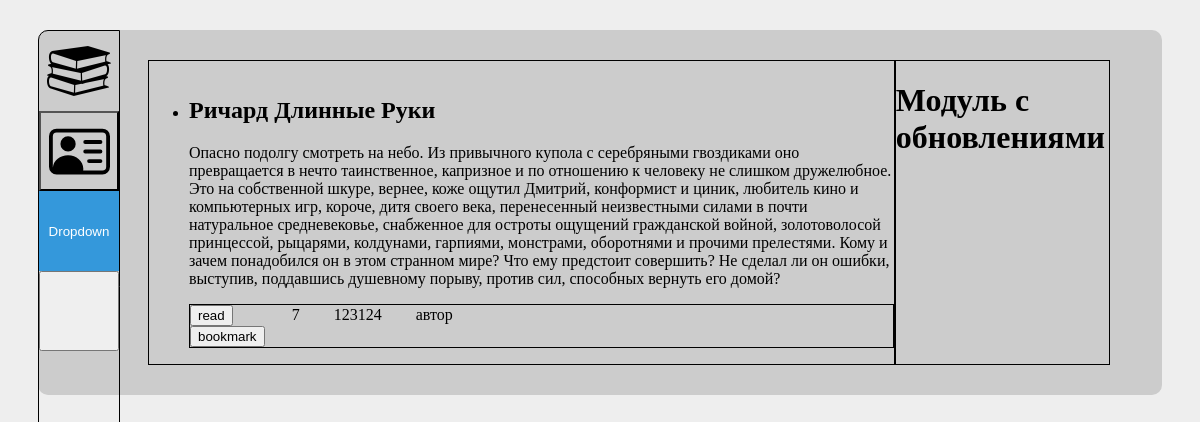
The page / on the database its author committed.
### foundation/models.py (models this page shows, shortened)
class Case(models.Model):
    title = models.CharField(max_length=255)
    teg = models.TextField(blank=True)
    images = models.ImageField(upload_to='photos/%Y/%m/%d')
    content = models.TextField(blank=True)
    grade_num = models.IntegerField()
    language = models.CharField(max_length=255)
    date_update = models.DateTimeField(auto_now=True)

### foundation/views.py (the view)
# urls.py: 2. Add a URL to urlpatterns:  path('', views.home, name='home')
def home(request):
    posts = Case.objects.all()
    return render(request, 'foundation/home.html', {'posts': posts, 'menu': menu, "title": 'Главная страница'})

### foundation/templates/foundation/home.html (shortened to what this page needs)
{% extends 'foundation/base.html' %}
{% block content %}
<ul>
    {% for p in posts %}
    <li>
        <h2>{{p.title}}</h2>
        <p>{{p.content}}</p>
    </li>
    {% endfor %}
    <div class="hr_module_botton">
        <div class="module_botton">
            <button class="btn_read">read</button>
            <ul class="add_inf">
                <li class="add_inf_koment">7</li> <!--Коменты число --!>
{% endblock content %}

### foundation/templates/foundation/base.html (shortened to what this page needs)
{% load static %}
<!DOCTYPE html>
<html lang="en">
<head>
    <link type="text/css" href="{% static 'foundations/css/style.css' %}" rel="stylesheet" />
</head>
<body>
<div class="work_zone">
    <div class="body">
        {% block mainmenu %}
        <div class="body_left">
            <div class="body_left_in">
                    <a href="{% url 'home' %}"><div class="logo"></div></a>
                    <div class="loginpane"><button class="btn_register"></button></div>
                    <div class="menu_drop">
                        <div class="dropdown">
                            <button onclick="myFunction()" class="dropbtn">Dropdown</button>
                        </div>
                    </div>
                    <button class="tema"></button>
            </div>
        </div>
        <div class="body_right">
            <div class="strukture">
                <div class="str_left">
                    {% block content %}
                    {% endblock content %}
        {% endblock mainmenu %}

### foundation/static/foundations/css/style.css (style rules this page uses)
.dropbtn { background-color: #3498DB; color: white; width: 80px; height: 80px; border: none; cursor: pointer; }
.dropdown { position: relative; display: inline-block; }
body { background-color: #eee; min-height: 100vh; -webkit-font-smoothing: antialiased; }
div.work_zone { border-radius: 10px; max-width: 100%; padding: 30px; margin: 30px; background-color: #ccc; }
div.body_left { width: 80px; height: 100%; position: fixed; left: 38px; top: 30px; border-width: 1px; border-style: solid; border-color: black; border-top-left-radius: 10px; }
.logo { width: 80px; height: 80px; background: center/80% url('../images/logo.png') no-repeat; border-top-left-radius: 10px; }
.loginpane { width: 80px; height: 80px; }
.btn_register { width: 80px; height: 80px; background: center/80% url('../images/person-vcard.svg') no-repeat; }
.tema { width: 80px; height: 80px; }
div.body_right { padding-left: 80px; width: 100%; height: 100% }
div.strukture { display: flex; }
div.str_left { display: flex; flex-direction: row; width: 70%; border: 1px solid black; }
.add_inf { display: inline-block; width: 81%; }
.add_inf_koment { display: inline; padding: 0px 15px 0px; }
.module_botton { border: 1px solid black; }

### rows shown on the page
Case: title "Ричард Длинные Руки", content "Опасно подолгу смотреть на небо. Из привычного купола с серебряными гвоздиками оно превращается в нечто таинственное, капризное и по отношению к человеку не слишком дружелюбное. Это на собственной шкуре, вернее, коже ощутил Дмитрий, конформист и циник, любитель кино и компьютерных игр, короче, дитя своего века, перенесенный неизвестными силами в почти натуральное средневековье, снабженное для остроты ощущений гражданской войной, золотоволосой принцессой, рыцарями, колдунами, гарпиями, монстрами, оборотнями и прочими прелестями. Кому и зачем понадобился он в этом странном мире? Что ему предстоит совершить? Не сделал ли он ошибки, выступив, поддавшись душевному порыву, против сил, способных…"
